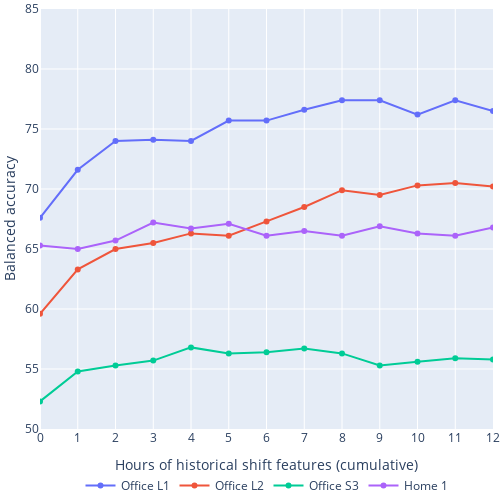

Here is the notebook cell this chart was saved with:
### Code cell
fig = go.Figure()
fig.add_trace(go.Scatter(x=list(range(13)), y=df_shifts_results['Office L1']['Validation BA'], mode='lines+markers', name='Office L1'))
fig.add_trace(go.Scatter(x=list(range(13)), y=df_shifts_results['Office L2']['Validation BA'], mode='lines+markers', name='Office L2'))
fig.add_trace(go.Scatter(x=list(range(13)), y=df_shifts_results['Office S3']['Validation BA'], mode='lines+markers', name='Office S3'))
fig.add_trace(go.Scatter(x=list(range(13)), y=df_shifts_results['Home 1']['Validation BA'], mode='lines+markers', name='Home 1'))
fig.update_layout(
    xaxis_title='Hours of historical shift features (cumulative)',
    xaxis_dtick=1,
    xaxis_range=[0, 12],
    yaxis_title='Balanced accuracy',
    yaxis_range=[50, 85],
    width=500,
    height=500,
    margin={'l': 0, 'r': 0, 't': 0, 'b': 0},
    legend_orientation='h',
    legend_xanchor='center',
    legend_x=0.5,
)
fig.show()

### Figure 1 — Plotly figure (JSON) as saved in the notebook; plotly's stock layout.template omitted (floating-point values rounded to 4 significant figures)
{"data": [{"mode": "lines+markers", "name": "Office L1", "type": "scatter", "x": [0, 1, 2, 3, 4, 5, 6, 7, 8, 9, 10, 11, 12], "y": [67.6, 71.6, 74, 74.1, 74, 75.7, 75.7, 76.6, 77.4, 77.4, 76.2, 77.4, 76.5]}, {"mode": "lines+markers", "name": "Office L2", "type": "scatter", "x": [0, 1, 2, 3, 4, 5, 6, 7, 8, 9, 10, 11, 12], "y": [59.6, 63.3, 65, 65.5, 66.3, 66.1, 67.3, 68.5, 69.9, 69.5, 70.3, 70.5, 70.2]}, {"mode": "lines+markers", "name": "Office S3", "type": "scatter", "x": [0, 1, 2, 3, 4, 5, 6, 7, 8, 9, 10, 11, 12], "y": [52.3, 54.8, 55.3, 55.7, 56.8, 56.3, 56.4, 56.7, 56.3, 55.3, 55.6, 55.9, 55.8]}, {"mode": "lines+markers", "name": "Home 1", "type": "scatter", "x": [0, 1, 2, 3, 4, 5, 6, 7, 8, 9, 10, 11, 12], "y": [65.3, 65, 65.7, 67.2, 66.7, 67.1, 66.1, 66.5, 66.1, 66.9, 66.3, 66.1, 66.8]}], "layout": {"height": 500, "legend": {"orientation": "h", "x": 0.5, "xanchor": "center"}, "margin": {"b": 0, "l": 0, "r": 0, "t": 0}, "width": 500, "xaxis": {"dtick": 1, "range": [0, 12], "title": {"text": "Hours of historical shift features (cumulative)"}}, "yaxis": {"range": [50, 85], "title": {"text": "Balanced accuracy"}}}}
